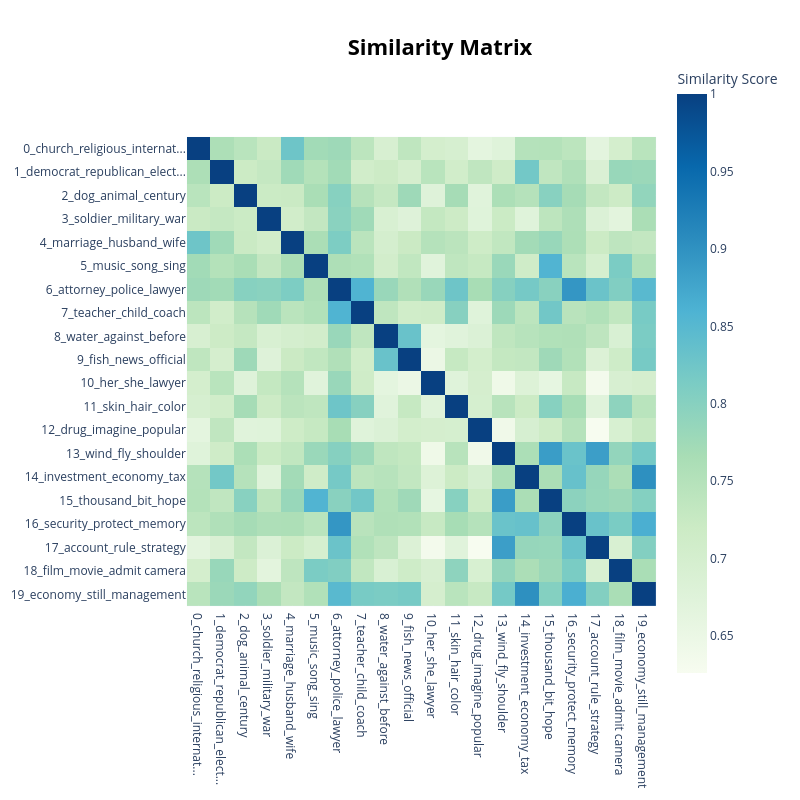

The notebook cell saved with this chart:
### Code cell
# ── Topic similarity heatmap ──────────────────────────────────────────────────
topic_model.visualize_heatmap(top_n_topics=20)

### Figure 1 — Plotly figure (JSON) as saved in the notebook; plotly's stock layout.template omitted (floating-point values rounded to 4 significant figures; data arrays with more than 128 entries replaced by an {"elided": "..."} marker saying what was removed)
{"data": [{"coloraxis": "coloraxis", "hovertemplate": "x: %{x}<br>y: %{y}<br>Similarity Score: %{z}<extra></extra>", "name": "0", "type": "heatmap", "x": ["0_church_religious_internat...", "1_democrat_republican_elect...", "2_dog_animal_century", "3_soldier_military_war", "4_marriage_husband_wife", "5_music_song_sing", "6_attorney_police_lawyer", "7_teacher_child_coach", "8_water_against_before", "9_fish_news_official", "10_her_she_lawyer", "11_skin_hair_color", "12_drug_imagine_popular", "13_wind_fly_shoulder", "14_investment_economy_tax", "15_thousand_bit_hope", "16_security_protect_memory", "17_account_rule_strategy", "18_film_movie_admit camera", "19_economy_still_management"], "xaxis": "x", "y": ["0_church_religious_internat...", "1_democrat_republican_elect...", "2_dog_animal_century", "3_soldier_military_war", "4_marriage_husband_wife", "5_music_song_sing", "6_attorney_police_lawyer", "7_teacher_child_coach", "8_water_against_before", "9_fish_news_official", "10_her_she_lawyer", "11_skin_hair_color", "12_drug_imagine_popular", "13_wind_fly_shoulder", "14_investment_economy_tax", "15_thousand_bit_hope", "16_security_protect_memory", "17_account_rule_strategy", "18_film_movie_admit camera", "19_economy_still_management"], "yaxis": "y", "z": {"elided": "20x20 float values"}}], "layout": {"coloraxis": {"colorbar": {"title": {"text": "Similarity Score"}}, "colorscale": [[0, "rgb(247,252,240)"], [0.125, "rgb(224,243,219)"], [0.25, "rgb(204,235,197)"], [0.375, "rgb(168,221,181)"], [0.5, "rgb(123,204,196)"], [0.625, "rgb(78,179,211)"], [0.75, "rgb(43,140,190)"], [0.875, "rgb(8,104,172)"], [1, "rgb(8,64,129)"]]}, "height": 800, "hoverlabel": {"bgcolor": "white", "font": {"family": "Rockwell", "size": 16}}, "legend": {"title": {"text": "Trend"}}, "margin": {"t": 60}, "showlegend": true, "title": {"font": {"color": "Black", "size": 22}, "text": "<b>Similarity Matrix</b>", "x": 0.55, "xanchor": "center", "y": 0.95, "yanchor": "top"}, "width": 800, "xaxis": {"anchor": "y", "constrain": "domain", "domain": [0, 1], "scaleanchor": "y"}, "yaxis": {"anchor": "x", "autorange": "reversed", "constrain": "domain", "domain": [0, 1]}}}
